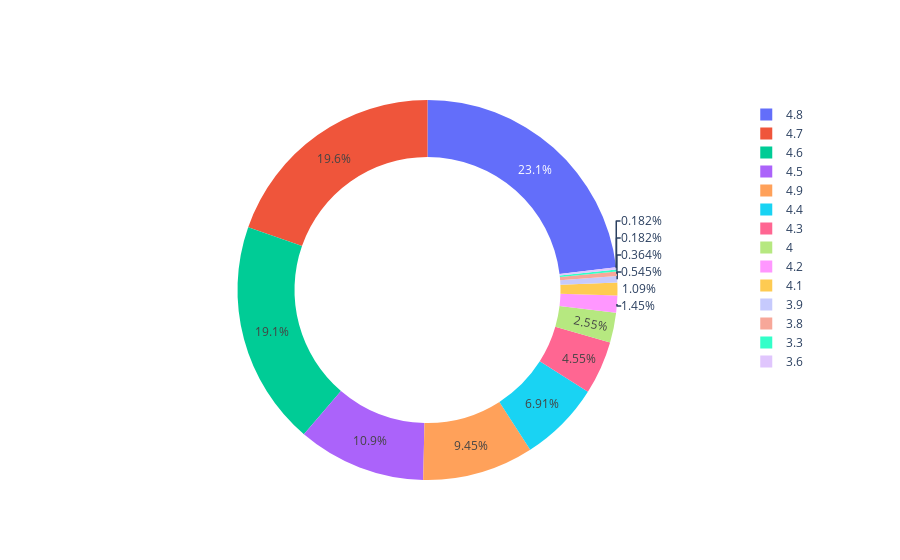

The notebook cell this image was saved under:
### Code cell
import numpy as np
import plotly.offline as py
import plotly.express as px
from IPython.display import Markdown

def bold(string):
    display(Markdown(string))



    
    
    
    
def pie(rate,title):
    labels = rate.index
    values = rate.values
    trace = go.Pie(labels=labels,values=values,hoverinfo='percent',hole=0.7,marker=dict(colors=plt.cm.viridis_r(np.linspace(0,1,14)),
                                                                  line=dict(color='rgb(0,0,0)')))
    
    return trace
    
    
bold('****User Rate Pie****')
py.iplot([pie(df['User Rating'].value_counts(),'Ratings')])

### Figure 1 — Plotly figure (JSON) as saved in the notebook; plotly's stock layout.template omitted (floating-point values rounded to 4 significant figures)
{"data": [{"hole": 0.7, "hoverinfo": "percent", "labels": [4.8, 4.7, 4.6, 4.5, 4.9, 4.4, 4.3, 4, 4.2, 4.1, 3.9, 3.8, 3.3, 3.6], "marker": {"colors": [[0.9932, 0.9062, 0.1439, 1], [0.8042, 0.882, 0.115, 1], [0.5958, 0.8487, 0.2433, 1], [0.404, 0.8003, 0.3626, 1], [0.2529, 0.7422, 0.4483, 1], [0.1466, 0.6731, 0.5089, 1], [0.1201, 0.6001, 0.5425, 1], [0.1405, 0.5301, 0.5557, 1], [0.1696, 0.4563, 0.558, 1], [0.2031, 0.3797, 0.5539, 1], [0.2393, 0.3009, 0.5408, 1], [0.2718, 0.2093, 0.5044, 1], [0.2831, 0.1106, 0.4316, 1], [0.267, 0.004874, 0.3294, 1]], "line": {"color": "rgb(0,0,0)"}}, "type": "pie", "values": [127, 108, 105, 60, 52, 38, 25, 14, 8, 6, 3, 2, 1, 1]}], "layout": {}}
